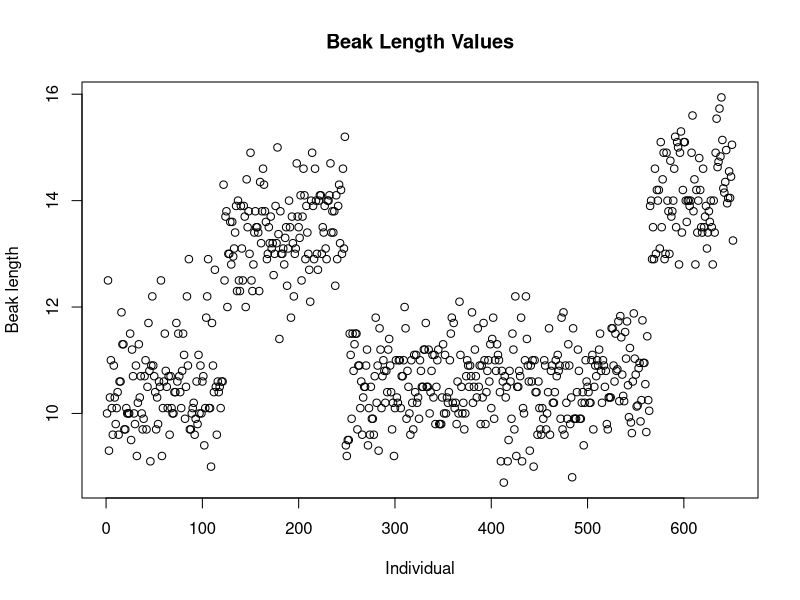
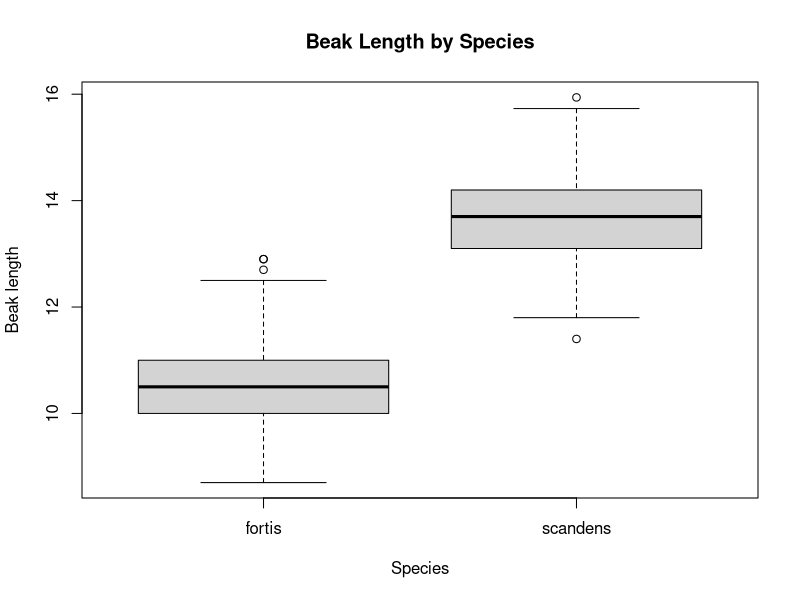
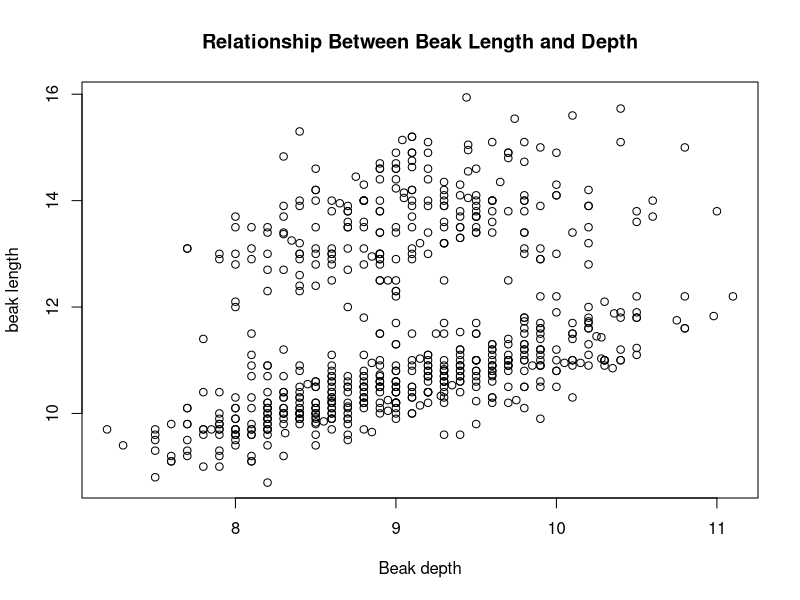
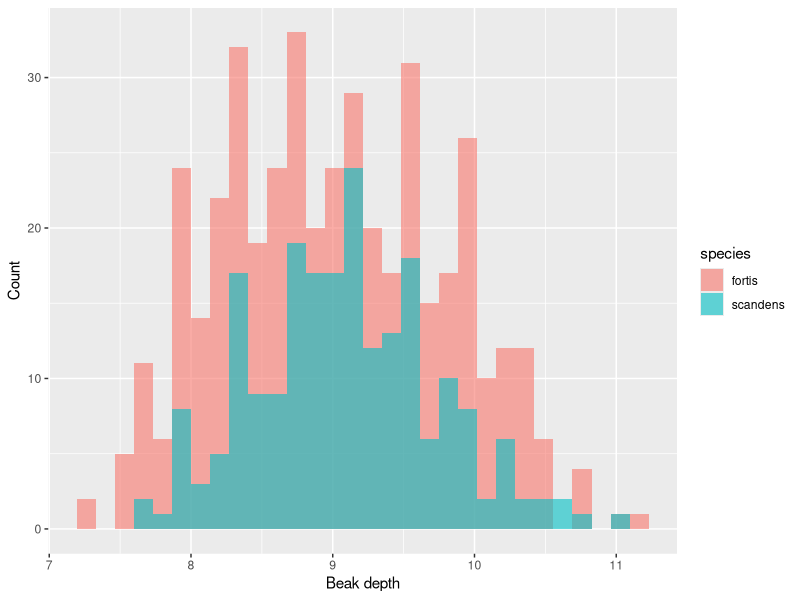
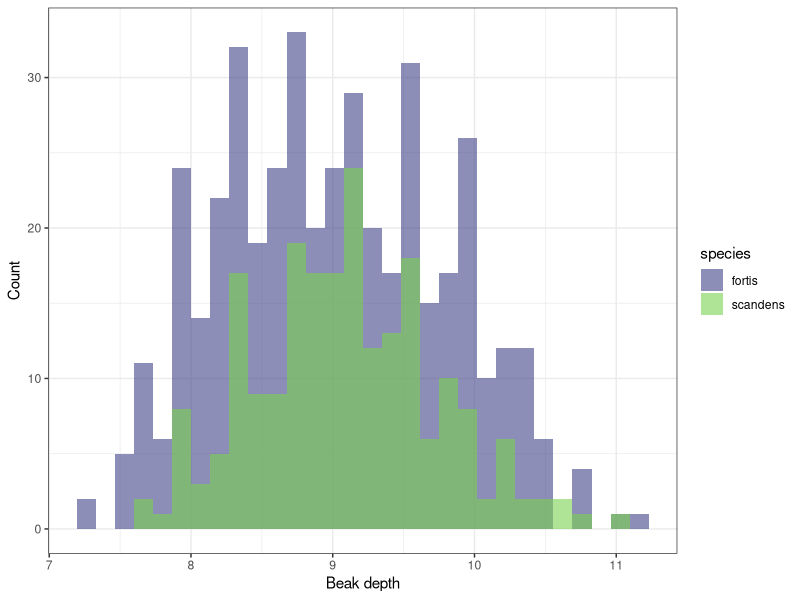
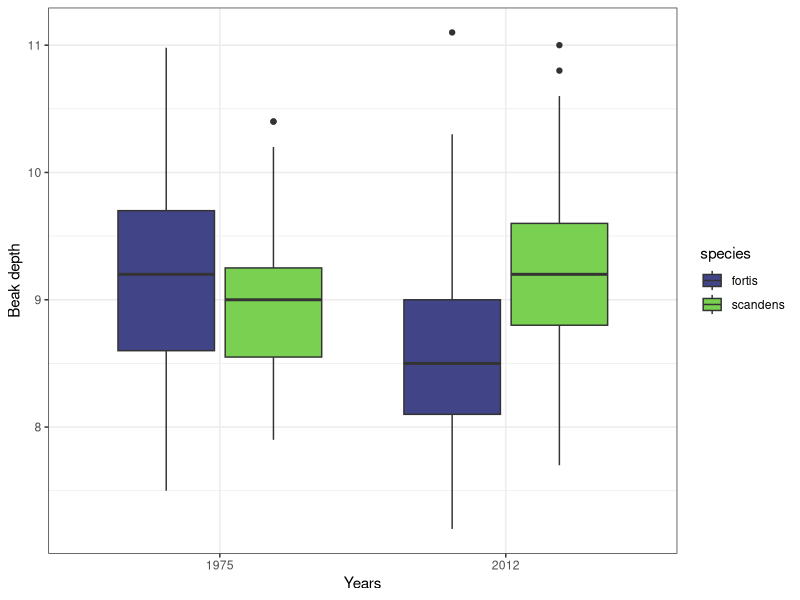

Source code (R) for these figures, in order: (Note: this script raises an error after producing the figures.)
#Homework Script 02
library(tidyverse)
finch <- read.csv("data/galapago-finches.csv",
                  stringsAsFactors = TRUE)
finch
# Problem Section 1 ####
# 1.1
names(finch)
# 1.2 (first 2 columns year and band)
# 1.3
str(finch)
# 1.4 species column is a factor and the levels are year,band,species,blength,bdepth
mode(year)
#v1.5 year is a "function
# 1.6
tibble(finch)
# 1.7
unique(finch$year)
# 1.8
unique(finch[, c("year","species")])
# Problem Section 2 ####
# 2.1
plot(finch$blength,
     ylab = "Beak length",
     xlab = "Individual",
     main = "Beak Length Values")
# 2.2
# the main part of the data that stands out to me is the huge jumps between 100-250 and 550-600
#2.3
plot(blength ~ species,
     data = finch,
     ylab = "Beak length",
     xlab = "Species",
     main = "Beak Length by Species")
# 2.4
# things i notice in the plot are that there is little overlap and the diffrence between the two are vast
#2.5
plot(finch$bdepth, finch$blength,
     xlab = "Beak depth",
     ylab = "beak length",
     main = "Relationship Between Beak Length and Depth")
#2.6
# the data goes up in a positive sense but also is very vastly spread out
# Problem Section 3 ####
library(dplyr)
#3.1
finch_long <- finch %>%
  filter(blength >= 15)
#3.2
# there are 15 individuals and years of 2012 and 1975
#3.3
finch_fortis_shallow <- finch %>%
  filter(species == "fortis", bdepth < 8)
#3.3 35 rows for this one
#3.4
finch_fortis_shallow <- finch %>%
  filter(blength == 10 | blength == 12)
#3.5
finch_year <- finch %>%
  mutate(year = factor(year, levels = c(1975, 2012)))
tibble(finch_year)
#3.6
finch_year_means <- finch_year %>%
  group_by(species, year) %>%
  summarise(
    mean_blength = mean(blength),
    sd_blength = sd(blength),
    n = n(),
    sd_blength + sd_blength / sqrt(n)) %>%
  ungroup()

finch_year_means
# Problem Sector 4 ####
library(ggplot2)
#4.1
ggplot(finch, aes(x = bdepth, fill = species)) +
  geom_histogram(position = "identity", alpha = 0.6) +
  labs(
    x = "Beak depth",
    y = "Count"
  )
#4.2
ggplot(finch, aes(x = bdepth, fill = species)) +
  geom_histogram(position = "identity", alpha = 0.6) +
  scale_fill_viridis_d(begin = 0.2, end = 0.8) +
  labs(
    x = "Beak depth",
    y = "Count"
  ) +
  theme_bw()
#4.3
ggplot(finch_year, aes(x = year, y = bdepth, fill = species)) +
  geom_boxplot() +
  scale_fill_viridis_d(begin = 0.2, end = 0.8) +
  labs(
    x = "Years",
    y = "Beak depth"
  ) +
  theme_bw()
#4.4 ive spent all weekend on this and cant figure it out what is wrong to save my life
ggplot(finch_year_means,
         aes(x = year, y = mean_blength, fill = species)) +
  geom_col(position = position_dodge(width = 0.9)) +
  geom_errorbar(
    aes(
      ymin = mean_blength - se_blength,
      ymax = mean_blength + se_blength
    ),
    width = 0.2,
    position = position_dodge(width = 0.9)
  ) +
  scale_fill_viridis_d(begin = 0.2, end = 0.8) +
  labs(
    x = "Year",
    y = "Mean beak length"
  ) +
  coord_cartesian(ylim = c(11, 14)) +
  theme_bw()
#4.5
ggplot(finch_year,
       aes(x = bdepth, y = blength, color = species)) +
  geom_point(alpha = 0.7) +
  facet_wrap(~ year) +
  scale_colour_viridis_d(begin = 0.2, end = 0.8) +
  labs(
    x = "Beak depth",
    y = "Beak length",
    color = "Species"
  ) +
  theme_bw()

